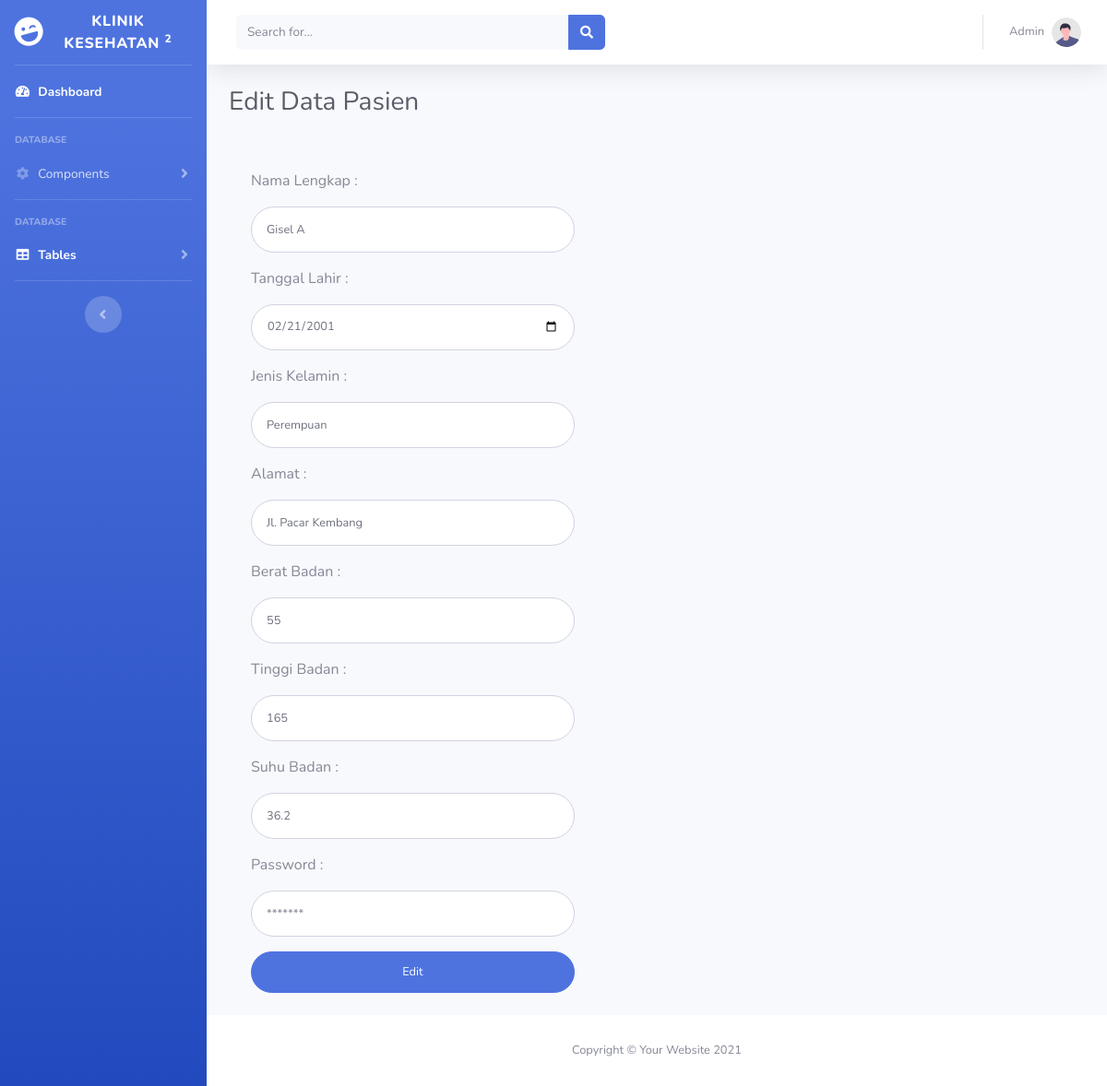
The page /editpasien.php?id=PA01 on the database its author committed.
### tables this page shows
CREATE TABLE `pasien` (
  `id_pasien` varchar(5) NOT NULL,
  `no_pasien` int(11) NOT NULL,
  `password` varchar(255) NOT NULL,
  `nama_pasien` varchar(30) NOT NULL,
  `tgl_lahir` date NOT NULL,
  `jenis_kelamin_pasien` varchar(15) NOT NULL,
  `alamat_pasien` varchar(30) NOT NULL,
  `berat_badan` int(11) NOT NULL,
  `tinggi_badan` int(11) NOT NULL,
  `suhu_badan` double NOT NULL
);

### editPasien.php (the view, shortened to what this page needs)
<?php
$link = mysqli_connect("localhost", "root", "", "klinik_kesehatan");
?>
<!DOCTYPE html>
<html lang="en">
<head>
    <link href="vendor/fontawesome-free/css/all.min.css" rel="stylesheet" type="text/css">
    <link href="css/sb-admin-2.min.css" rel="stylesheet">
    <link href="vendor/datatables/dataTables.bootstrap4.min.css" rel="stylesheet">
</head>
<body id="page-top">
    <div id="wrapper">
        <ul class="navbar-nav bg-gradient-primary sidebar sidebar-dark accordion" id="accordionSidebar">
            <a class="sidebar-brand d-flex align-items-center justify-content-center" href="index.php">
                <div class="sidebar-brand-icon rotate-n-15">
                    <i class="fas fa-laugh-wink"></i>
                </div>
                <div class="sidebar-brand-text mx-3">Klinik Kesehatan <sup>2</sup></div>
            </a>
            <hr class="sidebar-divider my-0">
            <li class="nav-item active">
                <a class="nav-link" href="index.php">
                    <i class="fas fa-fw fa-tachometer-alt"></i>
                    <span>Dashboard</span></a>
            </li>
            <hr class="sidebar-divider">
            <div class="sidebar-heading">
                Database
            </div>
            <li class="nav-item">
                <a class="nav-link collapsed" href="#" data-toggle="collapse" data-target="#collapseTwo" aria-expanded="true" aria-controls="collapseTwo">
                    <i class="fas fa-fw fa-cog"></i>
                    <span>Components</span>
                </a>
            </li>
            <hr class="sidebar-divider">
            <div class="sidebar-heading">
                Database
            </div>
            <li class="nav-item active">
                <a class="nav-link collapsed" href="#" data-toggle="collapse" data-target="#collapseUtilities" aria-expanded="true" aria-controls="collapseUtilities">
                    <i class="fas fa-fw fa-table"></i>
                    <span>Tables</span>
                </a>
            </li>
            <hr class="sidebar-divider d-none d-md-block">
            <div class="text-center d-none d-md-inline">
                <button class="rounded-circle border-0" id="sidebarToggle"></button>
            </div>
        </ul>
        <div id="content-wrapper" class="d-flex flex-column">
            <div id="content">
                <nav class="navbar navbar-expand navbar-light bg-white topbar mb-4 static-top shadow">
                    <form class="d-none d-sm-inline-block form-inline mr-auto ml-md-3 my-2 my-md-0 mw-100 navbar-search">
                        <div class="input-group">
                            <input type="text" class="form-control bg-light border-0 small" placeholder="Search for..." aria-label="Search" aria-describedby="basic-addon2">
                            <div class="input-group-append">
                                <button class="btn btn-primary" type="button">
                                    <i class="fas fa-search fa-sm"></i>
                                </button>
                            </div>
                        </div>
                    </form>
                    <ul class="navbar-nav ml-auto">
                        <li class="nav-item dropdown no-arrow">
                            <a class="nav-link dropdown-toggle" href="#" id="userDropdown" role="button" data-toggle="dropdown" aria-haspopup="true" aria-expanded="false">
                                <span class="mr-2 d-none d-lg-inline text-gray-600 small">Admin</span>
                                <img class="img-profile rounded-circle" src="img/undraw_profile.svg">
                            </a>
                        </li>
                    </ul>
                </nav>
                <div class="container-fluid">
                    <h1 class="h3 mb-2 text-gray-800">Edit Data Pasien</h1><br>
                    <div class="col-lg-10 col-md-10">
                        <div class="media d-block mb-4 text-left probootstrap-media">
                            <div class="col-lg-6">
                                <?php
                                $id_user = $_GET['id'];
                                $sql = "SELECT * FROM pasien WHERE id_pasien = '$id_user'";
                                if ($result = mysqli_query($link, $sql)) {
                                    if (mysqli_num_rows($result) > 0) {
                                ?>
                                        <form class="user" method="POST" action="prosesEditPasien.php?id=<?php echo $id_user; ?>">
                                            <?php
                                            while ($row = mysqli_fetch_array($result)) {
                                            ?>
                                                <div class="form-group">
                                                    <p>Nama Lengkap :</p>
                                                    <input type="text" class="form-control form-control-user" name="nama" value="<?php
                                                                                                                                    echo  $row['nama_pasien'];
                                                                                                                                    ?>">
                                                </div>
                                                <div class="form-group">
                                                    <p>Tanggal Lahir :</p>
                                                    <input type="date" class="form-control form-control-user" name="tanggal" value="<?php
                                                                                                                                    echo  $row['tgl_lahir'];
                                                                                                                                    ?>">
                                                </div>
                                                <div class="form-group">
                                                    <p>Jenis Kelamin :</p>
                                                    <input type="text" class="form-control form-control-user" name="kelamin" value="<?php
                                                                                                                                    echo  $row['jenis_kelamin_pasien'];
                                                                                                                                    ?>">
                                                </div>
                                                <div class="form-group">
                                                    <p>Alamat :</p>
                                                    <input type="text" class="form-control form-control-user" name="alamat" value="<?php
                                                                                                                                    echo  $row['alamat_pasien'];
                                                                                                                                    ?>">
                                                </div>
                                                <div class="form-group">
                                                    <p>Berat Badan :</p>
                                                    <input type="text" class="form-control form-control-user" name="berat" value="<?php
                                                                                                                                    echo  $row['berat_badan'];
                                                                                                                                    ?>">
                                                </div>
                                                <div class="form-group">
                                                    <p>Tinggi Badan :</p>
                                                    <input type="text" class="form-control form-control-user" name="tinggi" value="<?php
                                                                                                                                    echo  $row['tinggi_badan'];
                                                                                                                                    ?>">
                                                </div>
                                                <div class="form-group">
                                                    <p>Suhu Badan :</p>
                                                    <input type="text" class="form-control form-control-user" name="suhu" value="<?php
                                                                                                                                    echo  $row['suhu_badan'];
                                                                                                                                    ?>">
                                                </div>
                                                <div class="form-group">
                                                    <p>Password :</p>
                                                    <input type="password" class="form-control form-control-user" name="" placeholder="*******">
                                                </div>
                                                <input class="btn btn-primary btn-user btn-block submit" type="submit" value="Edit">
                                        </form>
                            <?php
                                            }
                                        } else {
                                            echo "No records matching your query were found.";
                                        }
                                    } else {
                                        echo "ERROR: Could not able to execute $sql. " . mysqli_error($link);
                                    }
                            ?>
                            </div>
                        </div>
                    </div>
                </div>
            </div>
            <footer class="sticky-footer bg-white">
                <div class="container my-auto">
                    <div class="copyright text-center my-auto">
                        <span>Copyright &copy; Your Website 2021</span>
                    </div>
                </div>
            </footer>
        </div>
    </div>
</body>
</html>

### rows shown on the page
pasien: nama "Gisel A", tanggal "02/21/2001", kelamin "Perempuan", alamat "Jl. Pacar Kembang", berat "55", tinggi "165", suhu "36.2"
